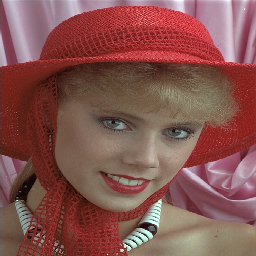
#> input picture visage.bmp, 256 x 256 px
$ python '2_Application_dans_un_contexte_de_données_réelles.py'
#> lines starting #> are read from the running program, lines starting #| are printed output that depends on the picture
import numpy as np
import matplotlib.pyplot as plt
import matplotlib.image as mpimg
from sklearn.cluster import KMeans
import pandas as pd
from scipy.cluster.hierarchy import dendrogram, linkage, fcluster
from sklearn.preprocessing import scale

print('\n##############################################')
print('#  2.1 K-Means pour la r´eduction de couleur #')
print('##############################################\n')

# Q1 :

# On charge l'image
img = mpimg.imread('visage.bmp')
#> img is the input picture: shape (256, 256, 3); mean R, G, B 133.2, 83.9, 79.2

# On normalise l'image
img = np.float32(img) / 255

# On organise les données de l'image couleur sous la forme d'un tableau 256 × 256 lignes et 3 colonnes
pixels = img.reshape(-1, 3)

# Le nombre de couleurs à conserver
K = 10

# L'algorithme K-Means
kmeans = KMeans(n_clusters=K, n_init=10).fit(pixels)

# On remplace chaque couleur de l'image d'origine par son code
compressed_pixels = kmeans.cluster_centers_[kmeans.labels_]

# On réorganiser les données de l'image couleur sous la forme d'un tableau 256 × 256 × 3
compressed_img = np.reshape(compressed_pixels, img.shape)
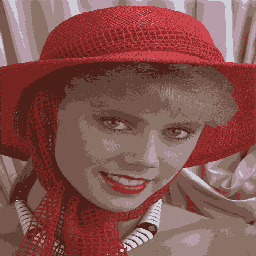
#> compressed_img: shape (256, 256, 3) float32; mean R, G, B 0.522, 0.329, 0.311

# Et on affiche l'image résultant de la compression
plt.figure(figsize=(6, 6))
plt.title("Compression, image Visage.bmp avec l'algorithme de K-mean, K = 10")
plt.imshow(compressed_img)
plt.show()

# Q2 :
"""
Lorsque on varie K, le nombre de couleurs dans l’image compressée change. Plus K est grand, plus de couleurs
seront conservées dans l’image compressée, ce qui rendra l’image plus proche de l’original. Cependant, cela augmentera
également la taille du fichier de l’image compressée.
"""
# Liste des valeurs de K à tester
K_values = [2, 5, 15, 20, 50]

# Créer une nouvelle figure avec une taille spécifiée
plt.figure(figsize=(20, 20))

for i, K in enumerate(K_values):
    # l'algorithme K-Means
    kmeans = KMeans(n_clusters=K, n_init=10).fit(pixels)

    # On remplace chaque couleur de l'image d'origine par son code
    compressed_pixels = kmeans.cluster_centers_[kmeans.labels_]

    # On réorganise les données de l'image couleur sous la forme d'un tableau 256 × 256 × 3
    compressed_img = np.reshape(compressed_pixels, img.shape)

    # Et on affiche l'image résultant de la compression
    plt.subplot(len(K_values) // 2 + len(K_values) % 2, 2, i + 1)
    plt.imshow(compressed_img)
    plt.title(f'Variation de K pour plusieurs valeur pour la compression, K = {K}')
#> this loop made 5 passes
#> pass 1, `compressed_img = np.reshape(compressed_pixels, img.shape)`:
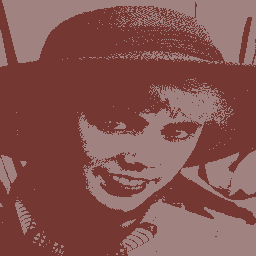
#> compressed_img: shape (256, 256, 3) float32; mean R, G, B 0.523, 0.329, 0.31
#> pass 2, `compressed_img = np.reshape(compressed_pixels, img.shape)`:
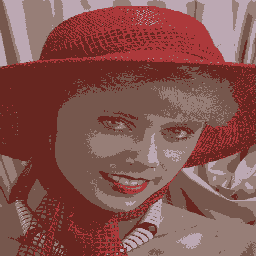
#> compressed_img: shape (256, 256, 3) float32; mean R, G, B 0.523, 0.329, 0.311
#> pass 3, `compressed_img = np.reshape(compressed_pixels, img.shape)`:
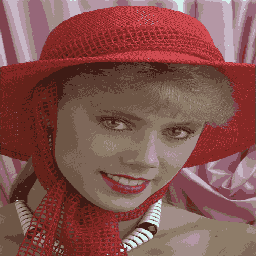
#> compressed_img: shape (256, 256, 3) float32; mean R, G, B 0.522, 0.329, 0.311

plt.tight_layout()
plt.show()
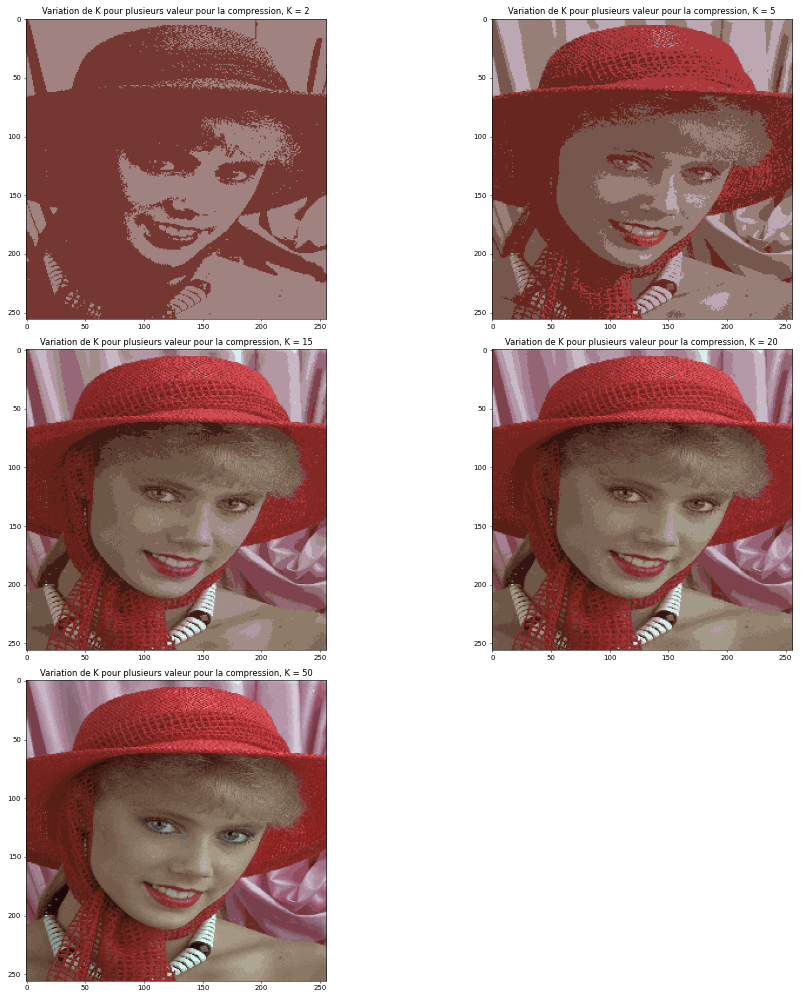
#> figure drawn by matplotlib, 5 panels

print('\n##############################################')
print('#  2.2 Clustering de données de températures #')
print('##############################################\n')

# Chargement et prétraitement des données
#> (the run stopped early here; a loop or call above may not have finished)
